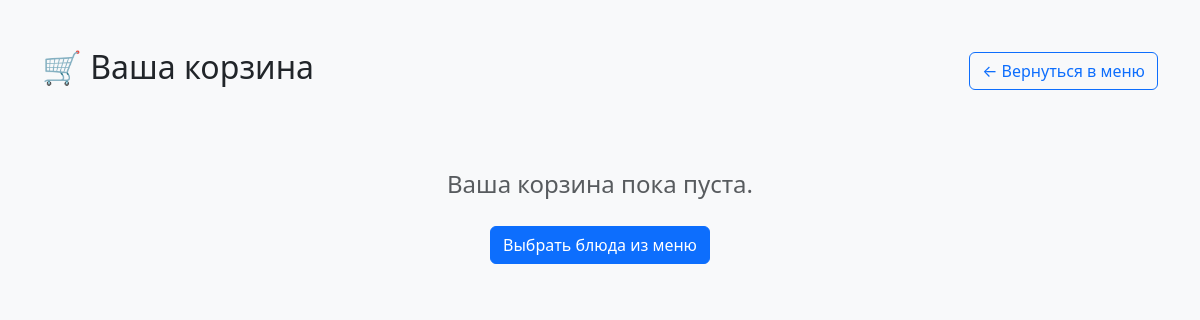
The page /cart/ (signed in) on the database as committed earlier.
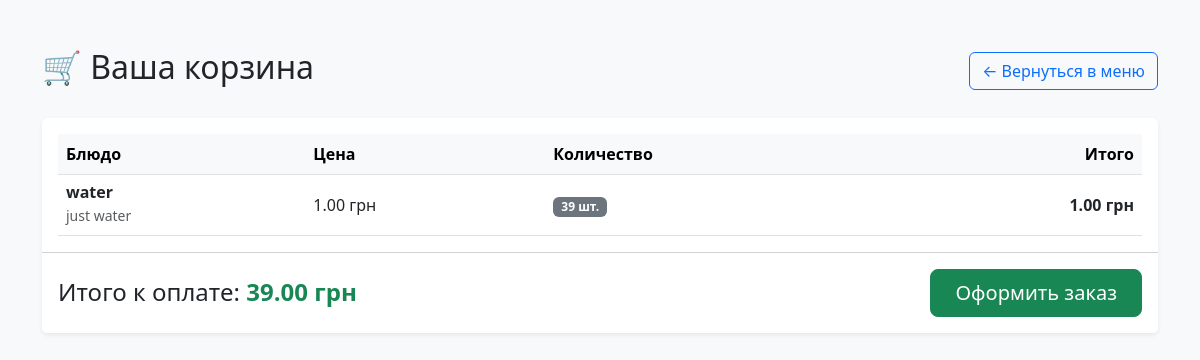
The same page on the database as committed later.
### restaurant/models.py (models this page shows, shortened)
class CartItem(models.Model):
    user = models.ForeignKey(User, on_delete=models.CASCADE)
    dish = models.ForeignKey(Dish, on_delete=models.CASCADE)
    quantity = models.PositiveIntegerField(default=1)

class Dish(models.Model):
    name = models.CharField(max_length=100, verbose_name="название блюда")
    price = models.DecimalField(max_digits=10, decimal_places=2, verbose_name="Цена")
    description = models.TextField(blank=True, verbose_name="оописание")

### restaurant/views.py (the view)
# urls.py: path('cart/', views.cart_view, name='cart'),
def cart_view(request):
    cart_items = CartItem.objects.filter(user=request.user)
    total_price = sum(item.dish.price * item.quantity for item in cart_items)
    context = {
        'cart_items': cart_items,
        'total_price': total_price,
    }
    return render(request, 'cart.html', context)

### restaurant/templates/cart.html (shortened to what this page needs)
<!DOCTYPE html>
<html lang="ru">
<head>
    <link href="https://cdn.jsdelivr.net/npm/bootstrap@5.3.0/dist/css/bootstrap.min.css" rel="stylesheet">
</head>
<body class="bg-light">
    <div class="container mt-5">
        <div class="d-flex justify-content-between align-items-center mb-4">
            <h2>🛒 Ваша корзина</h2>
            <a href="{% url 'menu' %}" class="btn btn-outline-primary">← Вернуться в меню</a>
        </div>
        {% if cart_items %}
            <div class="card shadow-sm border-0">
                <div class="card-body">
                    <div class="table-responsive">
                        <table class="table align-middle mb-0">
                            <thead class="table-light">
                                <tr>
                                    <th>Блюдо</th>
                                    <th>Цена</th>
                                    <th>Количество</th>
                                    <th class="text-end">Итого</th>
                                </tr>
                            </thead>
                            <tbody>
                                {% for item in cart_items %}
                                    <tr>
                                        <td>
                                            <h6 class="mb-0 fw-bold">{{ item.dish.name }}</h6>
                                            <small class="text-muted">{{ item.dish.description|truncatechars:40 }}</small>
                                        </td>
                                        <td>{{ item.dish.price }} грн</td>
                                        <td>
                                            <span class="badge bg-secondary px-2 py-1">{{ item.quantity }} шт.</span>
                                        </td>
                                        <td class="text-end fw-semibold">
                                            {{ item.dish.price }} грн
                                        </td>
                                    </tr>
                                {% endfor %}
                            </tbody>
                        </table>
                    </div>
                </div>
                <div class="card-footer bg-white d-flex justify-content-between align-items-center py-3">
                    <h4 class="mb-0 text-dark">Итого к оплате: <span class="text-success fw-bold">{{ total_price }} грн</span></h4>
                    <button class="btn btn-success btn-lg px-4">Оформить заказ</button>
                </div>
            </div>
        {% else %}
            <div class="text-center py-5">
                <p class="text-muted fs-4">Ваша корзина пока пуста.</p>
                <a href="{% url 'menu' %}" class="btn btn-primary mt-2">Выбрать блюда из меню</a>
            </div>
        {% endif %}
    </div>
</body>
</html>

Rows that differ between the two databases and show on the page:
added CartItem: dish.name "water", dish.description "just water", dish.price "1.00", quantity "39"
Other text that changed with them:
{{ total_price }}: (not shown) → "39.00"
text no longer shown: "Ваша корзина пока пуста. Выбрать блюда из меню"
text now shown: "Блюдо Цена Количество Итого Итого к оплате: грн Оформить заказ"
